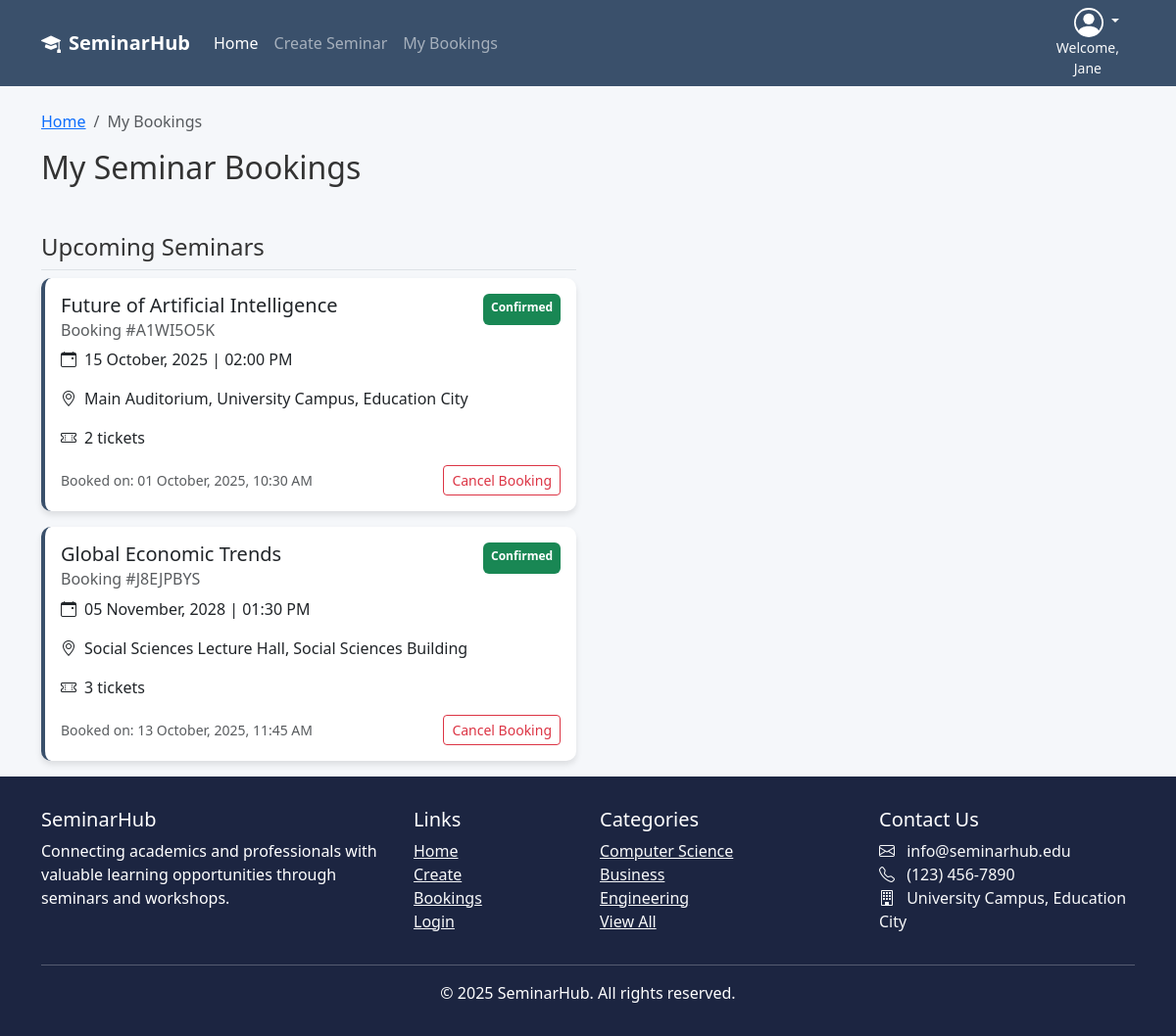
The app's page /bookings (signed in), older data.
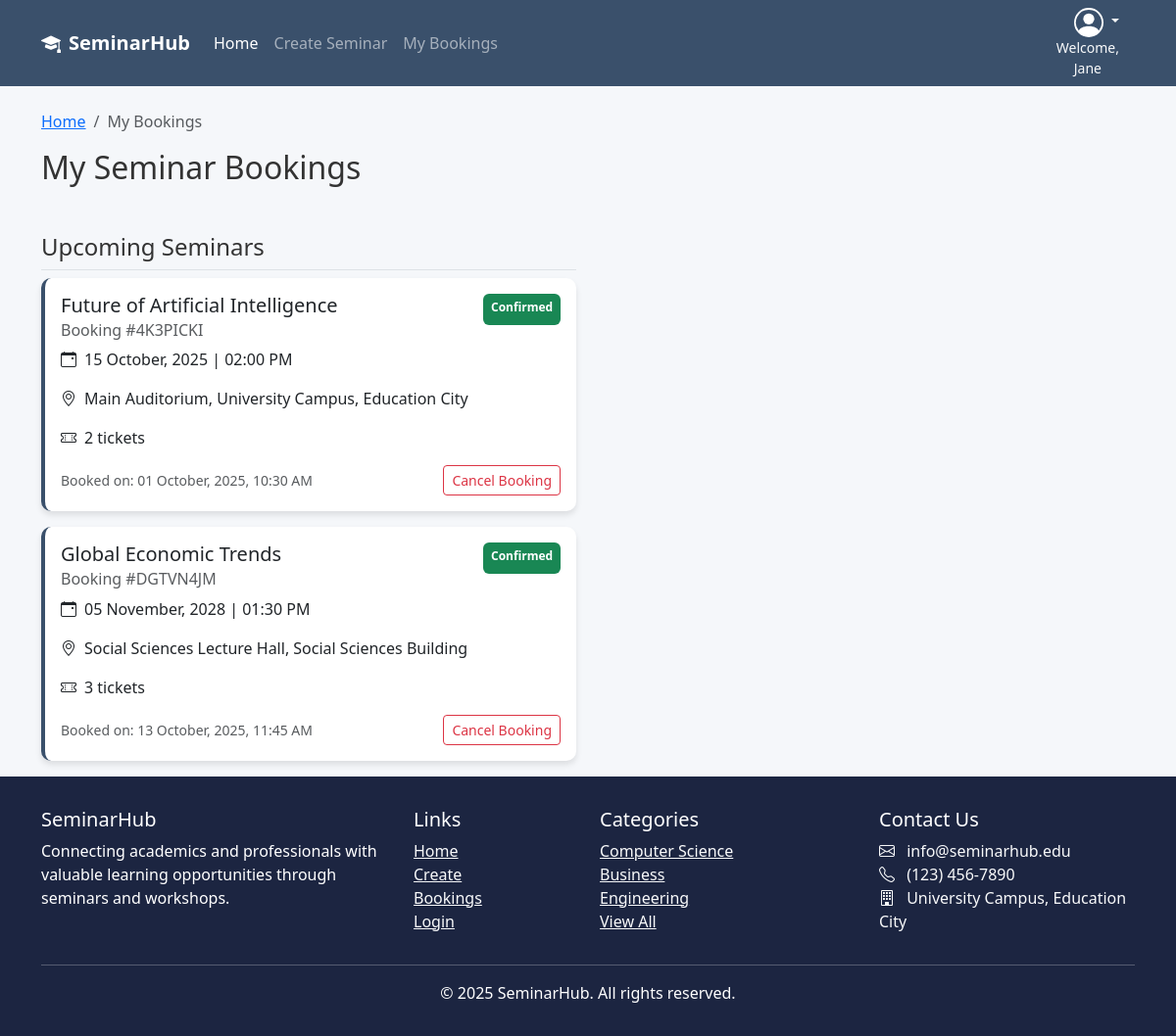
The same page, newer data.
### SeminarHub/models.py (models this page shows, shortened)
class User(db.Model, UserMixin):
    __tablename__ = 'users'
    id = db.Column(db.Integer, primary_key=True)
    first_name = db.Column(db.String(64), index=True)
    last_name  = db.Column(db.String(64), index=True)
    email      = db.Column(db.String(64), unique=True)
    password_hash = db.Column(db.String(256), nullable=False)
    number     = db.Column(db.String(64), nullable=False)
    address    = db.Column(db.String(256), nullable=False)
    bookings      = db.relationship("Booking", back_populates="user")
    comments      = db.relationship("Comment", back_populates="user")
    owned_events  = db.relationship("Event",   back_populates="owner")

class Booking(db.Model):
    __tablename__ = 'bookings'
    id             = db.Column(db.Integer, primary_key=True)
    booking_number = db.Column(db.String(32), index=True, unique=True)
    quantity       = db.Column(db.Integer, index=True, nullable=False)
    booking_date   = db.Column(db.DateTime, nullable=False, default=datetime.utcnow)
    status         = db.Column(db.String(32), default="Confirmed")
    user_id  = db.Column(db.Integer, db.ForeignKey("users.id"))
    event_id = db.Column(db.Integer, db.ForeignKey("events.id"))
    user  = db.relationship("User",  back_populates="bookings")
    event = db.relationship("Event", back_populates="bookings")

class Event(db.Model):
    __tablename__ = "events"
    id          = db.Column(db.Integer, primary_key=True)
    title       = db.Column(db.String(150), nullable=False)
    description = db.Column(db.Text, nullable=False)
    category    = db.Column(db.String(64))
    location    = db.Column(db.String(120))
    capacity    = db.Column(db.Integer, default=0)
    status      = db.Column(db.String(16), default="Open")
    start_dt    = db.Column(db.DateTime, nullable=False)
    end_dt      = db.Column(db.DateTime, nullable=False)
    image_url   = db.Column(db.String(255))
    speaker     = db.Column(db.String(120))
    speaker_bio = db.Column(db.Text)
    date_added = db.Column(db.DateTime, default=datetime.utcnow)
    owner_user_id = db.Column(db.Integer, db.ForeignKey("users.id"))
    owner         = db.relationship("User", back_populates="owned_events")
    comments = db.relationship(
        "Comment",
        back_populates="event",
        cascade="all, delete-orphan",
        order_by="desc(Comment.created_at)"
    )
    bookings = db.relationship(
        "Booking",
        back_populates="event",
        cascade="all, delete-orphan"
    )

### SeminarHub/booking/booking.py (the view)
@booking_bp.route('/bookings')
@login_required
def booking():
    confirmed_bookings = Booking.query.filter(
        Booking.status == "Confirmed",
        Booking.user_id == current_user.id
    ).all()
    completed_bookings = Booking.query.filter(
        Booking.status == "Completed",
        Booking.user_id == current_user.id
    ).all()
    cancelled_bookings = Booking.query.filter(
        Booking.status == "Cancelled",
        Booking.user_id == current_user.id
    ).all()
    return render_template(
        'bookings.html',
        confirmed_bookings=confirmed_bookings,
        completed_bookings=completed_bookings,
        cancelled_bookings=cancelled_bookings,
        heading='My Bookings | '
    )

### SeminarHub/booking/templates/bookings.html (shortened to what this page needs)
{% extends 'base.html' %}
{% block content %}
<div class="container mt-4">
    <nav aria-label="breadcrumb">
        <ol class="breadcrumb">
            <li class="breadcrumb-item"><a href="{{ url_for('main.index') }}">Home</a></li>
            <li class="breadcrumb-item active" aria-current="page">My Bookings</li>
        </ol>
    </nav>
    <h2 class="mb-5">My Seminar Bookings</h2>
    {% if confirmed_bookings or completed_bookings or cancelled_bookings %}
    <div class="row">
        {% if confirmed_bookings %}
        <div class="col-lg-6">
            <h4 class="border-bottom pb-2">Upcoming Seminars</h4>
            {% for booking in confirmed_bookings %}
            <div class="card booking-card mb-3">
                <div class="card-body">
                    <div class="d-flex justify-content-between">
                        <h5 class="card-title">{{booking.event.title}}</h5>
                        <span class="badge bg-success py-2">{{booking.status}}</span>
                    </div>
                    <h6 class="card-subtitle mb-2 text-muted">Booking #{{booking.booking_number}}</h6>
                    <p class=""><i class="bi bi-calendar-event me-2"></i>{{booking.event.start_dt.strftime("%d %B, %Y | %I:%M %p")}}</p>
                    <p class=""><i class="bi bi-geo-alt me-2"></i>{{booking.event.location}}</p>
                    <p class=""><i class="bi bi-ticket-perforated me-2"></i>{{booking.quantity}} ticket{% if booking.quantity > 1 %}s{% endif %}</p>
                    <div class="d-flex justify-content-between align-items-center">
                        <small class="text-muted">Booked on: {{booking.booking_date.strftime("%d %B, %Y, %I:%M %p")}}</small>
                        <form method="POST" action="{{ url_for('booking.cancel_booking', booking_id=booking.id) }}" onsubmit="return confirm('Are you sure you want to cancel this booking?');">
                            <button type="submit" class="btn btn-sm btn-outline-danger">Cancel Booking</button>
                        </form>
                    </div>
                </div>
            </div>
            {% endfor %}
        </div>
        {% endif %}
    </div>
    {% endif %}
</div>
{% endblock %}

### SeminarHub/templates/base.html (shortened to what this page needs)
<!DOCTYPE html>
<html lang="en">
<head>
  <link href="https://cdn.jsdelivr.net/npm/bootstrap@5.3.0/dist/css/bootstrap.min.css" rel="stylesheet">
  <link rel="stylesheet" href="https://cdn.jsdelivr.net/npm/bootstrap-icons@1.10.0/font/bootstrap-icons.css">
  <link rel="stylesheet" href="{{ url_for('static', filename='style/stylesheet.css') }}">
</head>
<body class="d-flex flex-column min-vh-100">
  <header>
    {% include "_navigation.html" %}
  </header>
  <main class="flex-fill">
    {% block content %}{% endblock %}
  </main>
  {% include "_footer.html" %}
</body>
</html>

### SeminarHub/templates/_navigation.html (shortened to what this page needs)
<nav class="navbar navbar-expand-lg navbar-dark sticky-top">
    <div class="container">
        <a class="navbar-brand fw-bold" href="{{ url_for('main.index') }}">
            <i class="bi bi-mortarboard-fill me-2"></i>SeminarHub
        </a>
        {% if current_user.is_authenticated %}
        <div class="ms-auto order-lg-last text-end">
            <div class="dropdown pe-3">
                <a href="#" class="d-block link-body-emphasis text-decoration-none dropdown-toggle text-light" data-bs-toggle="dropdown" aria-expanded="false">
                </a>
                <small class="d-block text-center text-light">Welcome, <br> {{ current_user.first_name }}</small>
            </div>
        </div>
        {% endif %}
        <div class="collapse navbar-collapse" id="navbarNav">
            <ul class="navbar-nav me-auto">
                <li class="nav-item">
                    <a class="nav-link active" href="{{ url_for('main.index') }}">Home</a>
                </li>
                <li class="nav-item">
                    <a class="nav-link" href="{{url_for('event.create')}}">Create Seminar</a>
                </li>
                <li class="nav-item">
                    <a class="nav-link" href="{{url_for('booking.booking')}}">My Bookings</a>
                </li>
            </ul>
        </div>
    </div>
</nav>

### SeminarHub/templates/_footer.html
<footer class="mt-auto">
  <div class="container">
    <div class="row">
      <div class="col-md-4">
        <h5>SeminarHub</h5>
        <p>Connecting academics and professionals with valuable learning opportunities through seminars and workshops.</p>
      </div>
      <div class="col-md-2">
        <h5>Links</h5>
        <ul class="list-unstyled">
          <li><a href="{{ url_for('main.index') }}" class="text-light">Home</a></li>
          <li><a href="{{ url_for('event.create') }}" class="text-light">Create</a></li>
          <li><a href="{{ url_for('booking.booking') }}" class="text-light">Bookings</a></li>
          <li><a href="#" class="text-light">Login</a></li>
        </ul>
      </div>
      <div class="col-md-3">
        <h5>Categories</h5>
        <ul class="list-unstyled">
          <li><a href="{{url_for('main.index', category='Computer Science')}}" class="text-light">Computer Science</a></li>
          <li><a href="{{url_for('main.index', category='Business')}}" class="text-light">Business</a></li>
          <li><a href="{{url_for('main.index', category='Engineering')}}" class="text-light">Engineering</a></li>
          <li><a href="{{url_for('main.index')}}" class="text-light">View All</a></li>
        </ul>
      </div>
      <div class="col-md-3">
        <h5>Contact Us</h5>
        <address class="text-light mb-0">
          <i class="bi bi-envelope me-2"></i> info@seminarhub.edu<br>
          <i class="bi bi-telephone me-2"></i> (123) 456-7890<br>
          <i class="bi bi-building me-2"></i> University Campus, Education City
        </address>
      </div>
    </div>
    <hr class="bg-light">
    <div class="text-center">
      <p class="mb-0">© {{ current_year or 2025 }} SeminarHub. All rights reserved.</p>
    </div>
  </div>
</footer>

### SeminarHub/static/style/stylesheet.css (style rules this page uses)
:root { --primary: #3a506b; --secondary: #5bc0be; --light: #f8f9fa; --dark: #1c2541; --accent: #e07a5f; }
html, body { min-height: 100%; margin: 0; padding: 0; }
body { font-family: 'Segoe UI', Tahoma, Geneva, Verdana, sans-serif; background-color: #f5f7fa; color: #333; }
.navbar { background-color: var(--primary); }
footer { background-color: var(--dark); color: white; padding: 2rem 0; margin-top: 3rem; }
.card { border: none; border-radius: 10px; box-shadow: 0 4px 6px rgba(0, 0, 0, 0.1); transition: transform 0.3s ease; }
.booking-card { border-left: 4px solid var(--primary); transition: transform 0.2s; }

Row changes from the older to the newer data that the page shows:
changed Booking "Future of Artificial Intelligence": booking_number "A1WI5O5K" → "4K3PICKI"
changed Booking "Global Economic Trends": booking_number "J8EJPBYS" → "DGTVN4JM"
